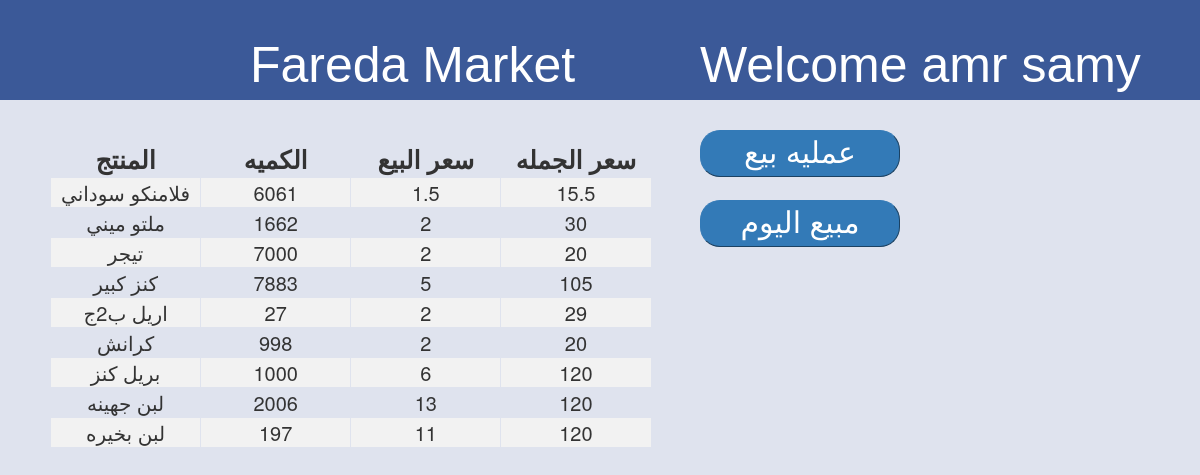
/casher_page.php (signed in), run on the app's committed database.
### tables this page shows
CREATE TABLE `goods` (
  `id` int(100) NOT NULL auto_increment,
  `goods_name` varchar(100) NOT NULL,
  `quantity` int(100) NOT NULL,
  `sale` varchar(100) NOT NULL,
  `Wholesale` varchar(100) NOT NULL,
  `maksb` varchar(100) NOT NULL,
  PRIMARY KEY  (`id`)
);

### Database.php (called while the page is built, shortened)
<?php
class Database
{
      public function Connect()
      {
       $localhost="localhost";
       $root="root";
       $password="amrsamy";
      @$Connect = mysql_connect($localhost,$root,$password);
     if($Connect)
     {
      $DB = mysql_select_db("market_fareda");
     }
     else
     {
         throw new Exception("Error !! To Connect MySql");
     }
     }
    public function get_all_assoc($result){
        $array=array();
        while($row= mysql_fetch_assoc($result)){
            $array[]=$row;
        }
        return $array;
    }
       public function Select($table, $Date = "", $where = "")
       {
       $q="";
       $w="";
       if($Date!=""){
       foreach ($Date as $key){
           $q.="$key,";
       }
       $q=  rtrim($q,",");
       }
       else
       {
           $q="*";
       }
       $Query="SElECT $q FROM $table $w";
       $sql=  mysql_query($Query);
       if($sql){
          return $this->get_all_assoc($sql);
       }
       else{
          return FALSE;
       }
   }
}

### casher_page.php (the view, shortened to what this page needs)
<?php
if($_SESSION['casher_name']!="" &&  $_SESSION['type_id']==2)
{
require_once 'database.php';
$DB = new Database();
$DB->Connect();
?>
<html>
    <head>
        <link rel="stylesheet" href="market_style.css" />
  <link rel="stylesheet" href="https://maxcdn.bootstrapcdn.com/bootstrap/3.3.7/css/bootstrap.min.css">
    </head>
    <body style="background-color:#dfe3ee">
        <div id="div1">
        <div id="div2">
        Fareda Market
        </div>
            <div id="div2" style="margin-left:700px; ">
                Welcome  <?php echo  $_SESSION['casher_name']; ?>
        </div>
           </div>
        <div style="position:absolute;margin-top: 140px; margin-left: 50px">
            <?php
               $goods =$DB->Select('goods','','');
               echo '         <table style="width:150%; border-collapse: collapse;">
  <tr >
    <th><center>المنتج</center> </th>
    <th><center>الكميه</center></th>
    <th><center>سعر البيع</center></th>
    <th><center>سعر الجمله</center></th>
  </tr>';
                  for($i=0;$i<count($goods);$i++)
                  {
                      echo "
                          <tr >
                           <td>{$goods[$i]['goods_name']}</td>
                              <td>{$goods[$i]['quantity']}</td>
                                  <td>{$goods[$i]['sale']}</td>
                              <td>{$goods[$i]['Wholesale']}</td>
                           </tr>";
                   }
                   echo '</table>';
                   echo '</div>';
            ?>
            <form method="post">
                  <div style=" position:absolute; margin-top:130px;margin-left:700px;">
<input type="button" style="
    color: white;
    background-color:#337ab7 ;
   border-color:#337ab7 ;
   border-width:thin;
   font-family:sans-serif;font-size : 30px;
   width: 200px;
   border-radius: 20px;
   outline: 0;  " value="عمليه بيع" onclick="creatediv()">
</div>
</form>
              <form action="" method="post">
                <div style=" position:absolute; margin-top:200px;margin-left:700px;"> <input type="submit" name="sale_day" value="مبيع اليوم" style="
    color: white;
    background-color:#337ab7 ;
   border-color:#337ab7 ;
   border-width:thin;
   font-family:sans-serif;font-size : 30px;
   width: 200px;
   border-radius: 20px;
   outline: 0;  ">
      </div>
      </form>
                          <?php
                    echo '<form  method="post">
                    <div id="tid" style= "   height: 500px;  width: 800px;   position:absolute;  margin-left: 700px;  margin-top: 270px;  ">
                    <div style= "position:absolute;  margin-top:0px;  margin-left:0px;" >
                      <input id="clicks" type="hidden" value="" name="click">
                      </div>
                       <div id="x"  style= "position:absolute;  margin-top:0px;  margin-left:570px;" ></div>
                        <div id="demo"  style= "position:absolute;  margin-top:100px;  margin-left:0px;" ></div>
                    </div>
                       </form>';
                          ?>
        </body>
</html>
<?php
} else {
   echo '<script>window.location="index.php"</script>';
}
?>

### market_style.css (style rules this page uses)
body { margin: 0px; padding: 0px; }
#div1 { background-color:#3b5998; height: 100px; width: 1600px; position:absolute; }
#div2 { height: 30px; margin-left: 250px; padding-top:30px; font-family:sans-serif; font-size : 50px; color: white; position:absolute; }
tr:nth-child(even) { background-color: #f2f2f2; }
table { width:150%; border-collapse: collapse; }
th { border: 1px solid #dfe3ee; }
center { font-size : 25px; }
td { width: 100px; border: 1px solid #dfe3ee; text-align: center ; font-size : 20px; }

### data on the page
goods: goods_name "فلامنكو سوداني", quantity "6061", sale "1.5", Wholesale "15.5"
goods: goods_name "ملتو ميني", quantity "1662", sale "2", Wholesale "30"
goods: goods_name "تيجر", quantity "7000", sale "2", Wholesale "20"
goods: goods_name "كنز كبير", quantity "7883", sale "5", Wholesale "105"
goods: goods_name "اريل ب2ج", quantity "27", sale "2", Wholesale "29"
goods: goods_name "كرانش", quantity "998", sale "2", Wholesale "20"
goods: goods_name "بريل كنز", quantity "1000", sale "6", Wholesale "120"
goods: goods_name "لبن جهينه", quantity "2006", sale "13", Wholesale "120"
goods: goods_name "لبن بخيره", quantity "197", sale "11", Wholesale "120"

### other printed values
$_SESSION['casher_name'] "amr samy"
